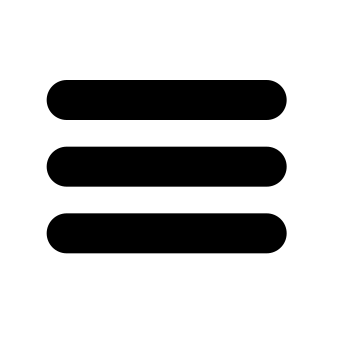

Write the Python code that produced this figure.
#!/usr/bin/env python3
# -*- coding: utf-8 -*-

# Copyright (c) 2014 Jérémie DECOCK (http://www.jdhp.org)

# Permission is hereby granted, free of charge, to any person obtaining a copy
# of this software and associated documentation files (the "Software"), to deal
# in the Software without restriction, including without limitation the rights
# to use, copy, modify, merge, publish, distribute, sublicense, and/or sell
# copies of the Software, and to permit persons to whom the Software is
# furnished to do so, subject to the following conditions:

# The above copyright notice and this permission notice shall be included in
# all copies or substantial portions of the Software.
 
# THE SOFTWARE IS PROVIDED "AS IS", WITHOUT WARRANTY OF ANY KIND, EXPRESS OR
# IMPLIED, INCLUDING BUT NOT LIMITED TO THE WARRANTIES OF MERCHANTABILITY,
# FITNESS FOR A PARTICULAR PURPOSE AND NONINFRINGEMENT. IN NO EVENT SHALL THE
# AUTHORS OR COPYRIGHT HOLDERS BE LIABLE FOR ANY CLAIM, DAMAGES OR OTHER
# LIABILITY, WHETHER IN AN ACTION OF CONTRACT, TORT OR OTHERWISE, ARISING FROM,
# OUT OF OR IN CONNECTION WITH THE SOFTWARE OR THE USE OR OTHER DEALINGS IN
# THE SOFTWARE.


# SEE:
# - http://cairographics.org/samples/
# - http://cairographics.org/documentation/pycairo/3/reference/index.html
# - http://cairographics.org/pycairo/tutorial/
# - http://www.tortall.net/mu/wiki/CairoTutorial

import cairo
import math

WIDTH, HEIGHT = 256, 256

def main():
    """Main function"""

    # Image surfaces provide the ability to render to memory buffers either
    # allocated by cairo or by the calling code.
    # List of supported surfaces: http://www.cairographics.org/manual/cairo-surfaces.html
    surface = cairo.SVGSurface("multi_segment_caps.svg", WIDTH, HEIGHT)

    # cairo.Context is the object that you send your drawing commands to.
    context = cairo.Context(surface)

    ### DRAW ###
     
    # context.set_source_rgb(0., 0., 0.)
    # context.set_source_rgba(0., 0., 0., 1.)
    #   Sets the source pattern within context to an opaque color. This opaque color
    #   will then be used for any subsequent drawing operation until a new source
    #   pattern is set.
    #   The color components are floating point numbers in the range 0 to 1. If
    #   the values passed in are outside that range, they will be clamped.
    #   The default source pattern is opaque black, (that is, it is equivalent to
    #   cairo_set_source_rgb(context, 0.0, 0.0, 0.0)).
    #^  Using set_source_rgb(r, g, b) is equivalent to using
    #   set_source_rgba(r, g, b, 1.0), and it sets your source color to use
    #   full opacity. 
    #
    # context.stroke()
    #   The stroke() operation takes a virtual pen along the current path
    #   according to the current line width, line join, line cap, and dash
    #   settings. After cairo_stroke(), the current path will be cleared from
    #   the cairo context.
    #   See http://www.cairographics.org/manual/cairo-cairo-t.html#cairo-stroke
    #
    # context.fill()
    #   A drawing operator that fills the current path according to the current
    #   fill rule, (each sub-path is implicitly closed before being filled).
    #   After cairo_fill(), the current path will be cleared from the cairo
    #   context.
    #   See http://www.cairographics.org/manual/cairo-cairo-t.html#cairo-fill

    context.set_source_rgb(1, 1, 1)
    context.rectangle(0, 0, 1, 1)
    context.fill()

    # STROKE

    context.set_source_rgb(0, 0, 0)

    context.move_to(50.0, 75.0)
    context.line_to(200.0, 75.0)

    context.move_to(50.0, 125.0)
    context.line_to(200.0, 125.0)

    context.move_to(50.0, 175.0)
    context.line_to(200.0, 175.0)

    context.set_line_width(30.0)
    
    context.set_line_cap(cairo.LINE_CAP_ROUND)

    context.stroke()

    ### WRITE THE SVG FILE ###

    surface.finish()

if __name__ == '__main__':
    main()
